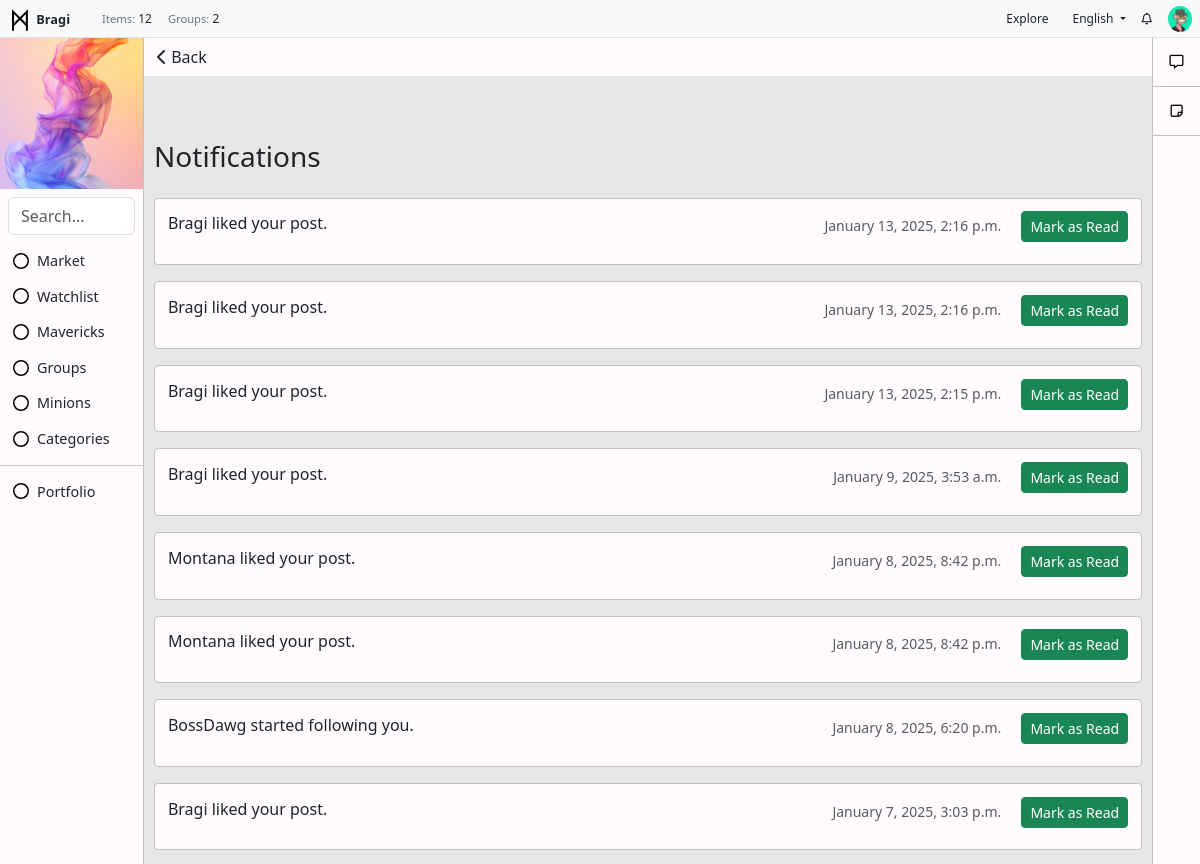
The page /notifications/ (signed in, upper part) on the database as committed earlier.
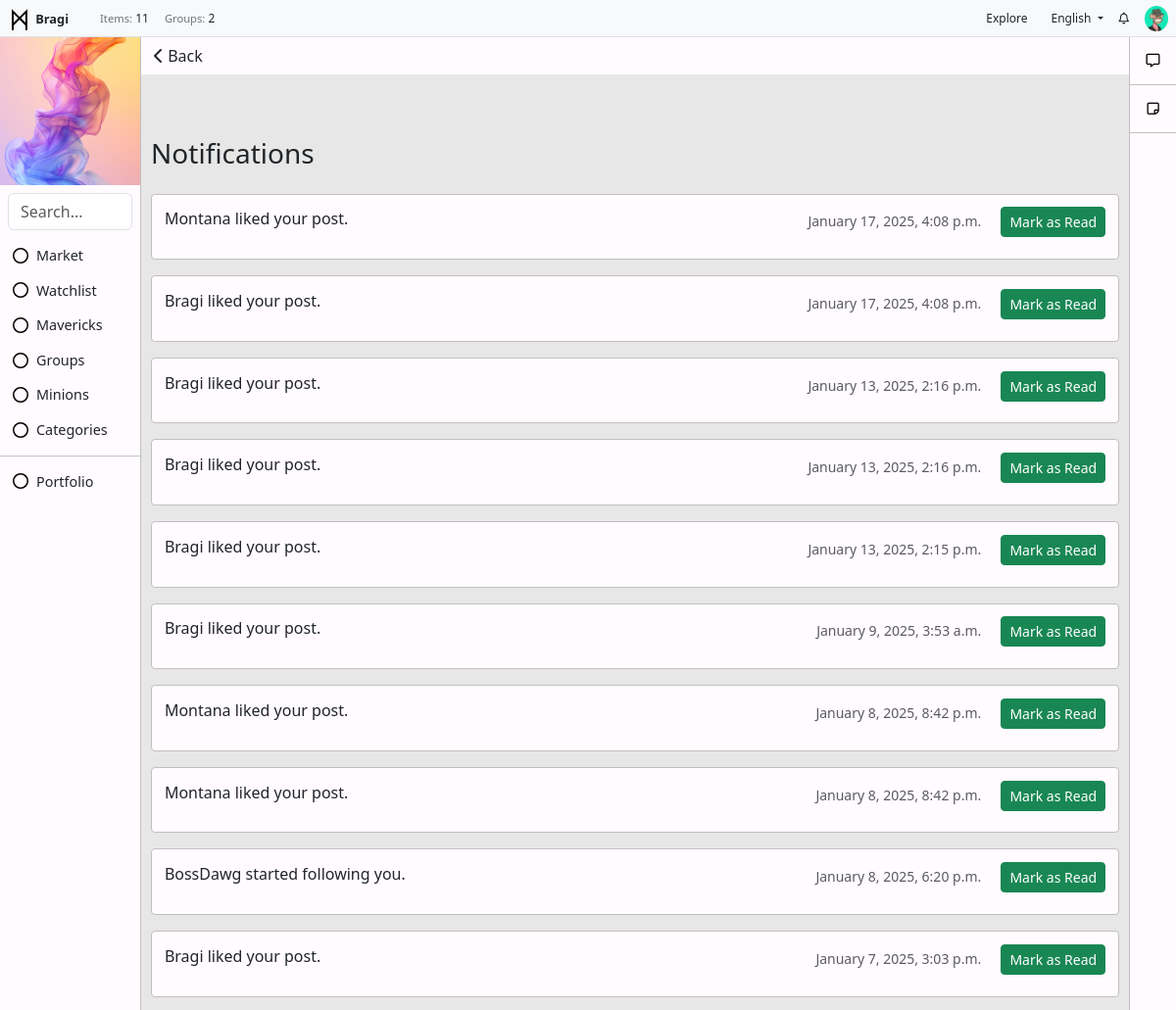
The same page on the database as committed later.
### toolbar/models.py (models this page shows, shortened)
class ToolbarItem(models.Model):
    icon = models.FileField(upload_to='toolbar_images/', blank=True, null=True)  # Image upload field
    name = models.CharField(max_length=100)
    url = models.CharField(max_length=200, blank=True, null=True)
    order = models.IntegerField(default=0)
    visible = models.BooleanField(default=True)
    class Meta:
        ordering = ['order']

class UsersItem(models.Model):
    name = models.CharField(max_length=255)
    icon = models.FileField(upload_to='toolbar_images/', blank=True, null=True)  # Image upload field
    description = models.TextField(blank=True, null=True)
    visible = models.BooleanField(default=True)

### notifications/models.py (models this page shows, shortened)
class Notification(models.Model):
    NOTIFICATION_TYPES = (
        ('like', 'Like'),
        ('follow', 'Follow'),
        ('comment', 'Comment'),
        ('reply', 'Reply'),
    )
    user = models.ForeignKey(User, on_delete=models.CASCADE, related_name='notifications_app_notifications')
    message = models.CharField(max_length=255)
    notification_type = models.CharField(max_length=20, choices=NOTIFICATION_TYPES)
    is_read = models.BooleanField(default=False)
    created_at = models.DateTimeField(auto_now_add=True)
    post = models.ForeignKey(Post, null=True, blank=True, on_delete=models.CASCADE)
    comment = models.ForeignKey(Comment, null=True, blank=True, on_delete=models.CASCADE)

### notifications/views.py (the view, shortened to what this page needs)
# urls.py: path('', views.notifications_list, name='notifications_list'),
@login_required
def notifications_list(request):
    notifications = Notification.objects.filter(user=request.user).order_by('-created_at')
    return render(request, 'notifications/notifications_list.html', {'notifications': notifications})

### backend/context_processors.py (called while the page is built)
def published_posts_count(request):
    count = Post.objects.filter(status='published').count()
    return {'published_posts_count': count}

def toolbar_items(request):
    return {
        'toolbar_items': ToolbarItem.objects.filter(visible=True),
        'toolbar_ad': ToolbarAd.objects.filter(visible=True).first(),
        'toolbar_user_items': UsersItem.objects.filter(visible=True),  # Plural name for consistency
    }

def group_count(request):
    return {'group_count': Group.objects.count()}

### notifications/templates/notifications/notifications_list.html (shortened to what this page needs)
{% extends 'base.html' %}
{% block content %}
<div class="text-left" style="position: sticky; top: 0; margin: 0; padding: 0; background-color: #FFFBFF; ">
    <button onclick="window.history.back();" class="btn">
        <i class="fa-solid fa-chevron-left"></i> Back
    </button>
</div>
<div class="container mt-5" style="padding: 16px 1%;">
    <h3 class="mb-4">Notifications</h3>
    {% for notification in notifications %}
        <div class=" d-flex justify-content-between" style="padding: .8rem .8rem; border-radius: .25rem; margin-bottom: 1rem; background-color: #FFFBFF; border: 1px solid #C2BFC2;">
            <div>
                <p>{{ notification.message }}</p>
            </div>
            <div class="text-muted text-end">
                <small>{{ notification.created_at|date:"F j, Y, g:i a" }}</small>
                {% if not notification.is_read %}
                    <a href="?mark_read={{ notification.id }}" class="btn btn-sm btn-success ms-3">Mark as Read</a>
                {% endif %}
            </div>
        </div>
    {% empty %}
        <div class="alert alert-warning">No notifications yet.</div>
    {% endfor %}
</div>
{% endblock %}

### templates/base.html (shortened to what the changed rows need)
{% load static %}
<!DOCTYPE html>
<html lang="en">
<head>
    <link href="https://cdn.jsdelivr.net/npm/bootstrap@5.3.0-alpha1/dist/css/bootstrap.min.css" rel="stylesheet">
    <link rel="stylesheet" href="https://cdnjs.cloudflare.com/ajax/libs/font-awesome/6.0.0-beta3/css/all.min.css">
    <link rel="stylesheet" href="{% static 'css/styles.css' %}">
</head>
<body>
    {% if user.is_authenticated %}
    <div class="container-fluid">
        <div class="row fixed-top px-2 py-0 bg-light border-bottom" style="height: 38px; z-index: 1000;">
            <div class="col-auto d-flex align-items-center">
                <a href="/" class="text-decoration-none">
                    <img src="{% static 'img/logo.svg' %}" alt="Icon" style="width: 24px; height: 24px; color: #000000;">
                    <span class="fw-semibold text-dark m-0" style="font-size: .8rem;">Bragi</span>
                </a>
            </div>
            <div class="col d-flex align-items-center">
                <ul class="navbar-nav d-flex flex-row m-0" style="font-size: 0.75rem;">
                    <li class="nav-item mx-2">
                        <p class="m-0"> <span class="text-secondary" style="font-size: .7rem;">Items:</span> {{ published_posts_count }}</p>
                    </li>
                    <li class="nav-item mx-2">
                        <p class="m-0"> <span class="text-secondary" style="font-size: .7rem;">Groups:</span> {{ group_count }}</p>
                    </li>
                </ul>
            </div>
            <div class="col d-flex justify-content-end align-items-center" style="height: 38px;">
                <ul class="navbar-nav d-flex flex-row m-0 align-items-center">
                    <li class="nav-item mx-2">
                        <a href="/" class="nav-link btn btn-warning py-1 px-2" style="font-size: 0.75rem;">Explore</a>
                    </li>
                    <li class="nav-item dropdown mx-2">
                        <a class="nav-link dropdown-toggle" id="dropdownMenuLink" role="button" data-bs-toggle="dropdown" aria-expanded="false" style="font-size: 0.75rem;">
                            English
                        </a>
                    </li>
                    <li class="nav-item mx-2">
                        <a href="{% url 'notifications_list' %}" class="nav-link text-decoration-none" style="color: inherit; text-decoration: none; font-size: 0.75rem;">
                            <i class="fa-regular fa-bell"></i>
                        </a>
                    </li>
                    <li class="nav-item dropdown" style="margin-left: 8px;">
                        <a href="#" class="nav-link" id="dropdownUser2" role="button" data-bs-toggle="dropdown" aria-expanded="false" style="padding: 3px 0;">
                            {% if request.user.is_authenticated and request.user.userprofile.profile_picture %}
                                <img src="{{ request.user.userprofile.profile_picture.url }}" alt="Profile Picture" class="rounded-circle" style="width: 24px; height: auto; object-fit: cover;">
                            {% else %}
                                <i class="fas fa-user-circle" style="width: 24px; height: 24px; object-fit: cover;"></i>
                            {% endif %}
                        </a>
                    </li>
                </ul>
            </div>
        </div>
            <div class="row" style="margin-top: 38px; position: relative; display: flex; height: 100vh;">
                <div class="col-auto" style="position: fixed; top: 38px; left: 0; bottom: 0; width: 144px; background-color: #FFFBFF; border-right: 1px solid #C2BFC2; margin: 0; padding: 0;">
                    {% if toolbar_ad %}
                    <div  style="display: flex; justify-content: center; align-items: center; overflow: hidden;">
                        {% if toolbar_ad.image %}
                            <a href="{{ toolbar_ad.url }}" target="_blank">
                                <img src="{{ toolbar_ad.image.url }}" alt="{{ toolbar_ad.alt_text }}">
                            </a>
                        {% else %}
                            <p>No toolbar image available.</p>
                        {% endif %}
                    </div>
                    {% else %}
                        <p>No toolbar ad found.</p>
                    {% endif %}
                    <form class="search-form m-2" method="get" action="{% url 'post_list' %}">
                        <input class="form-control" type="search" name="q" placeholder="Search..." aria-label="Search" value="{{ query|default:'' }}">
                    </form>
                    <ul class="list-unstyled">
                        <li class="nav-item">
                            <ul class="list-unstyled">
                                {% for item in toolbar_items %}
                                    {% if item.visible %}
                                        <li class="nav-item">
                                            <a href="{{ item.url }}" class="btn btn-toggle align-items-center" style="display: flex; align-items: center;">
                                                {% if item.icon %}
                                                <img src="{{ item.icon.url }}" alt="{{ item.name }} icon" class="icon-class" style="width: 16px; height: 16px; margin-right: 8px;">
                                                {% endif %}
                                                <span class="" style="font-size: .9rem;">{{ item.name }}</span>
                                            </a>
                                        </li>
                                    {% endif %}
                                {% endfor %}
                            </ul>
                        </li>
                        <li><hr class="my-2"></li>
                        <li class="nav-item">
                            <ul class="list-unstyled">
                                {% for toolbar_user_item in toolbar_user_items %}
                                    <li class="nav-item" style="text-decoration: none;">
                                        <a class="btn btn-toggle align-items-center" style="text-decoration: none; display: flex; align-items: center;" type="button" data-bs-toggle="collapse" data-bs-target="#collapse-{{ toolbar_user_item.id }}" aria-expanded="false" aria-controls="collapse-{{ toolbar_user_item.id }}">
                                            {% if toolbar_user_item.icon %}
                                                <img src="{{ toolbar_user_item.icon.url }}" alt="{{ toolbar_user_item.name }} icon" class="icon-class" style="width: 16px; height: 16px; margin-right: 8px;">
                                            {% endif %}
                                            <span class="" style="font-size: .9rem;">{{ toolbar_user_item.name }}</span>
                                        </a>
                                    </li>
                                {% endfor %}
                            </ul>
                        </li>
                    </ul>
                </div>
                <div class="col" style="padding: 0; margin-left: 144px; margin-right: 48px; background:rgb(231, 231, 231)">
                        {% block content %}{% endblock %}
                </div>
                <div class="col-auto" style="position: fixed; top: 38px; right: 0; bottom: 0; width: 48px; background-color: #FFFBFF; border-left: 1px solid #C2BFC2; margin: 0; padding: 0;">
                    <ul class="nav nav-flush flex-column text-center">
                        <li class="nav-item" style="border-bottom: 1px solid #C2BFC2; margin: 0; padding: 12px; ">
                            <a href="{% url 'communication_center' %}" style="color: #000000; margin: 0; padding: 0;" aria-current="page" title="Communication Center" data-bs-toggle="tooltip" data-bs-placement="right">
                                <i class="fa-regular fa-message fa-sm"></i>
                            </a>
                        </li>
                        <li class="nav-item" style="border-bottom: 1px solid #C2BFC2; margin: 0; padding: 12px; ">
                            <a href="{% url 'draft_posts' %}" style="color: #000000; margin: 0; padding: 0;" aria-current="page" title="Drafts" data-bs-toggle="tooltip" data-bs-placement="right">
                                <i class="fa-regular fa-note-sticky fa-sm"></i>
                            </a>
                        </li>
                    </ul>
                </div>
            </div>
    </div>
    {% endif %}
</body>
</html>

Rows that differ between the two databases and show on the page:
added Notification: message "Montana liked your post.", created_at "January 17, 2025, 4:08 p.m."
added Notification: message "Bragi liked your post.", created_at "January 17, 2025, 4:08 p.m."
Other text that changed with them:
{{ published_posts_count }}: "12" → "11"
